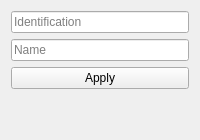
                <widget class="QWidget" name="create_author">
                 <attribute name="title">
                  <string>Author</string>
                 </attribute>
                 <layout class="QVBoxLayout" name="verticalLayout_11">
                  <item>
                   <widget class="QLineEdit" name="line_author_id">
                    <property name="text">
                     <string/>
                    </property>
                    <property name="placeholderText">
                     <string>Identification</string>
                    </property>
                   </widget>
                  </item>
                  <item>
                   <widget class="QLineEdit" name="line_author_name">
                    <property name="text">
                     <string/>
                    </property>
                    <property name="placeholderText">
                     <string>Name</string>
                    </property>
                   </widget>
                  </item>
                  <item>
                   <widget class="QPushButton" name="btn_apply_author">
                    <property name="text">
                     <string>Apply</string>
                    </property>
                   </widget>
                  </item>
                  <item>
                   <spacer name="verticalSpacer_2">
                    <property name="orientation">
                     <enum>Qt::Vertical</enum>
                    </property>
                    <property name="sizeHint" stdset="0">
                     <size>
                      <width>20</width>
                      <height>40</height>
                     </size>
                    </property>
                   </spacer>
                  </item>
                 </layout>
                </widget>
